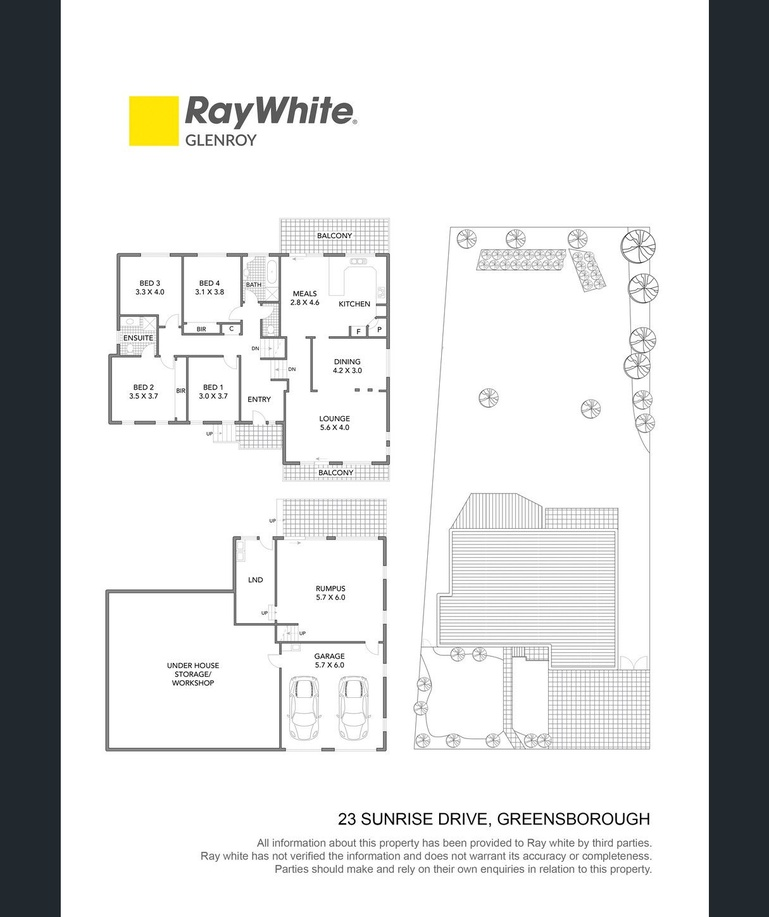
#> input picture images/raw/fp1.jpg, 769 x 917 px, shrunk from 1215 x 1448 before the run
$ jupyter execute --allow-errors floorplan_reader.ipynb
#> lines starting #> are read from the running program, lines starting #| are printed output that depends on the picture; after the words box and inside, x2 and y2 are one past the last pixel; in counts of white or black regions, pixels touching at a corner belong together
[cell 1]
from PIL import Image
image = Image.open("./images/raw/fp1.jpg")
#> image is the input picture: PIL image 769x917 RGB; mean R, G, B 212.8, 213.8, 214
image = image.convert('L')
#> image: PIL image 769x917 L
image = image.point(lambda x: 0 if x < 200 else 255, '1')
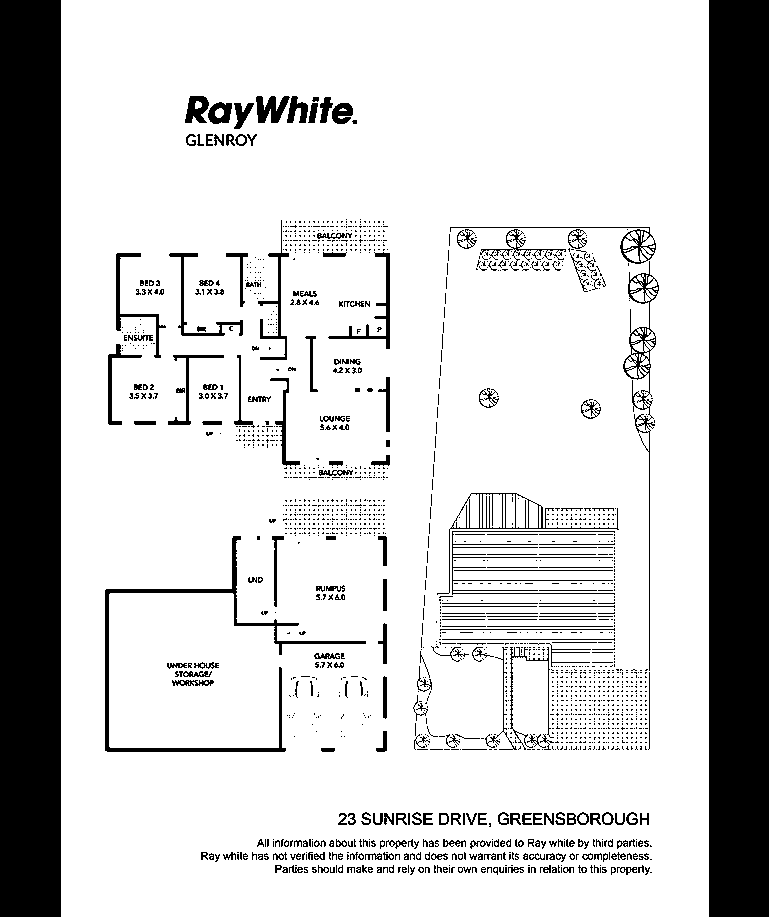
#> image: PIL image 769x917 1; 79.4% white; 1912 black regions (1632 under 20 px), largest, box (x1, y1, x2, y2) and area: (0, 0, 61, 917) 55937, (709, 0, 769, 917) 55020, (105, 536, 366, 752) 3012
image.save("./images/processed/fp1.jpg")
image

[cell 2]
import pytesseract

# If you don't have tesseract executable in your PATH, include the following:
pytesseract.pytesseract.tesseract_cmd = r'<full_path_to_your_tesseract_executable>'
# Example tesseract_cmd = r'C:\Program Files (x86)\Tesseract-OCR\tesseract'

# Simple image to string
#> (the rest of this cell did not finish here and is left out)

[cell 3]
import pandas as pd

#> (the rest of this cell did not finish here and is left out)

[cell 4]
# text processor
import nltk
import bs4
import string
from nltk.corpus import stopwords
from nltk.tokenize import RegexpTokenizer
from nltk.stem import WordNetLemmatizer
from nltk.stem.porter import PorterStemmer

[cell 5]
nltk.download()
#> (this line was passed over: nltk is not available in this run)

$ run again, with images/raw/fp3.jpg copied over images/raw/fp1.jpg
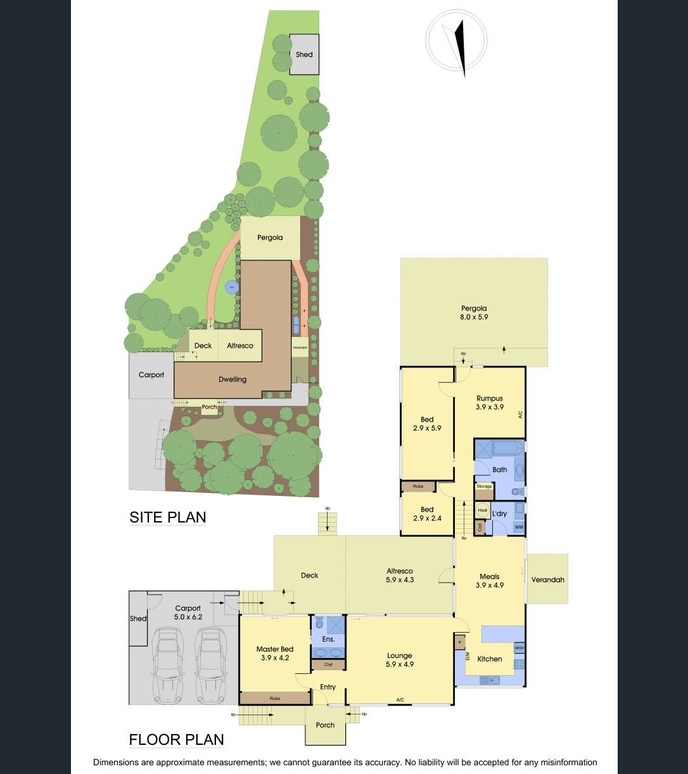
#> input picture images/raw/fp3.jpg, 688 x 774 px, shrunk from 1086 x 1222 before the run
#> image is the input picture: PIL image 688x774 RGB; mean R, G, B 192.3, 194.7, 183.2
#> `image = image.convert('L')`:
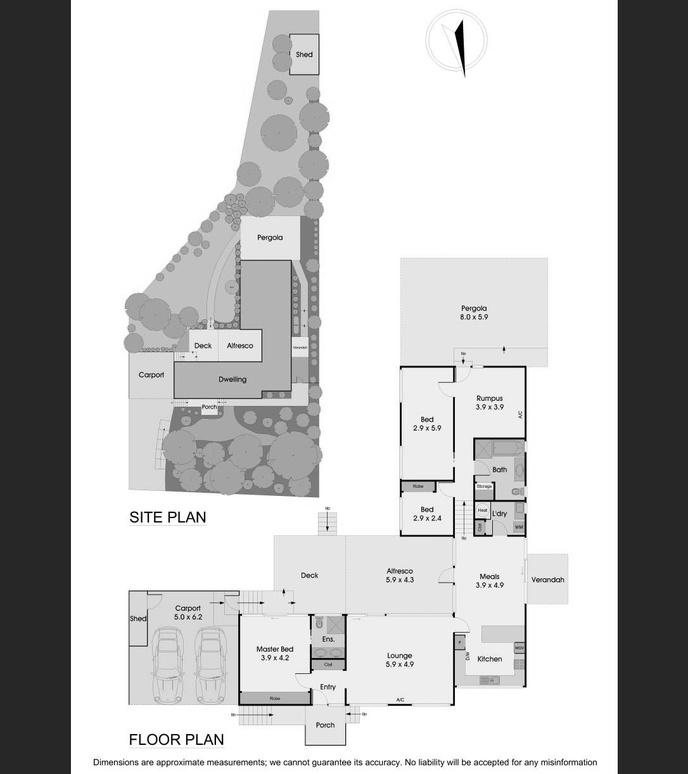
#> image: PIL image 688x774 L; min 0, max 255, mean 192.7
#> `image = image.point(lambda x: 0 if x < 200 else 255, '1')`:
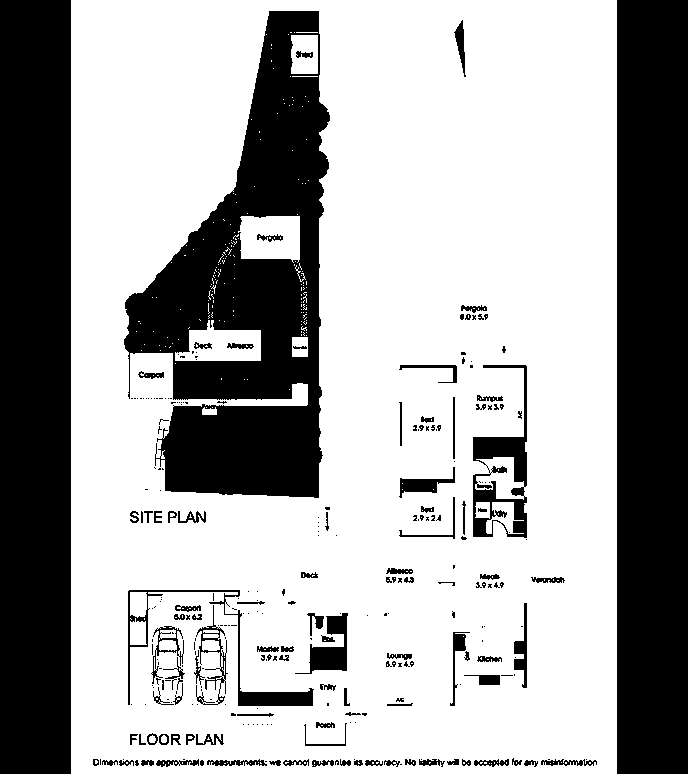
#> image: PIL image 688x774 1; 66.5% white; 281 black regions (179 under 20 px), largest, box (x1, y1, x2, y2) and area: (0, 0, 71, 774) 54954, (617, 0, 688, 774) 54954, (124, 11, 330, 498) 51203

$ run again, with images/raw/fp2.png saved as images/raw/fp1.jpg
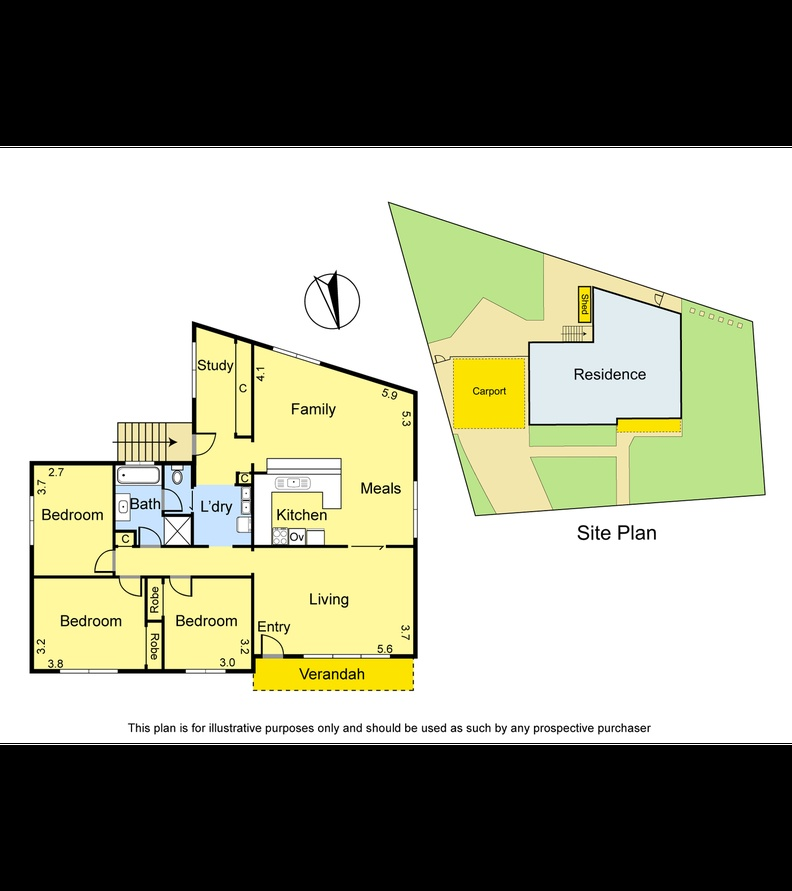
#> input picture images/raw/fp2.png, 792 x 891 px, shrunk from 1482 x 1668 before the run
#> image is the input picture: PIL image 792x891 RGB; mean R, G, B 159.1, 160.2, 141.2
#> `image = image.convert('L')`:
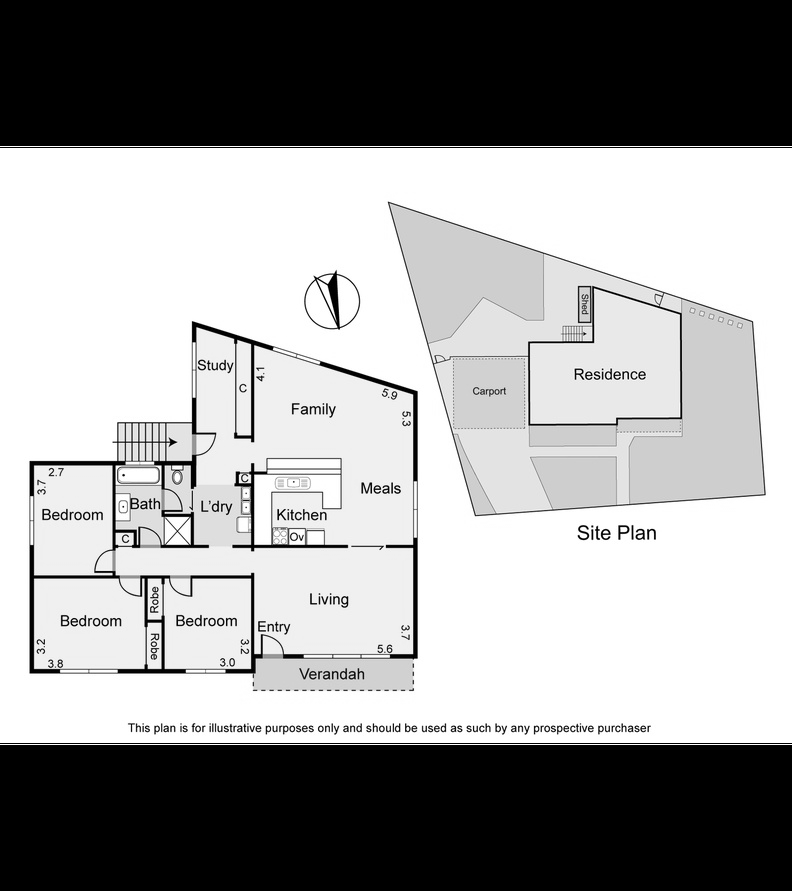
#> image: PIL image 792x891 L; min 0, max 255, mean 157.7
#> `image = image.point(lambda x: 0 if x < 200 else 255, '1')`:
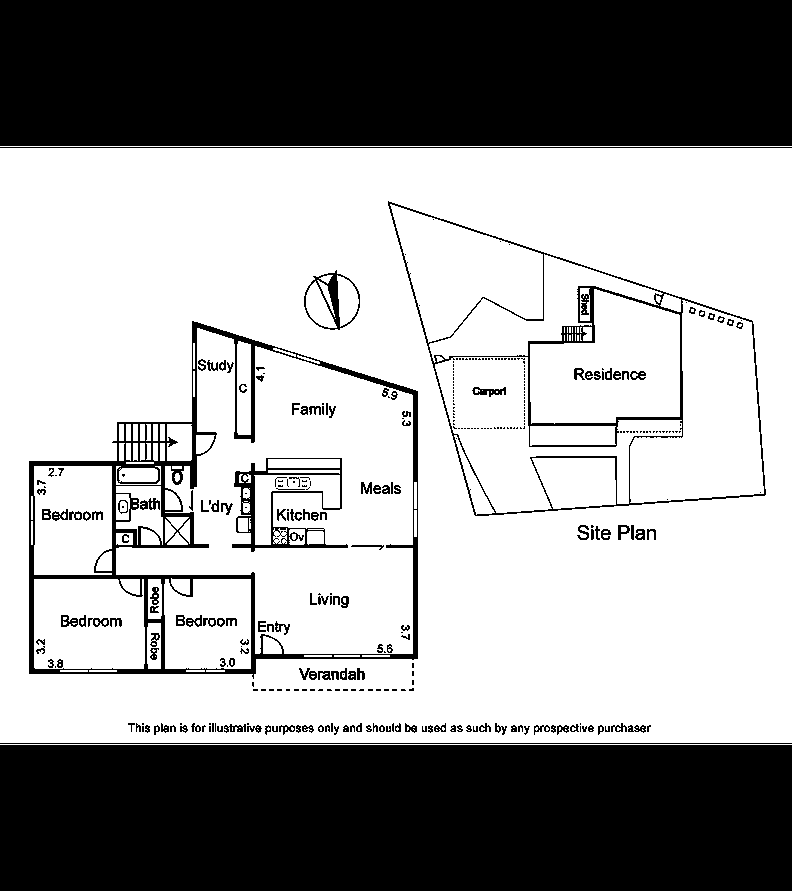
#> image: PIL image 792x891 1; 62.9% white; 351 black regions (187 under 20 px), largest, box (x1, y1, x2, y2) and area: (0, 0, 792, 146) 115632, (0, 745, 792, 891) 115632, (29, 321, 418, 679) 12527
